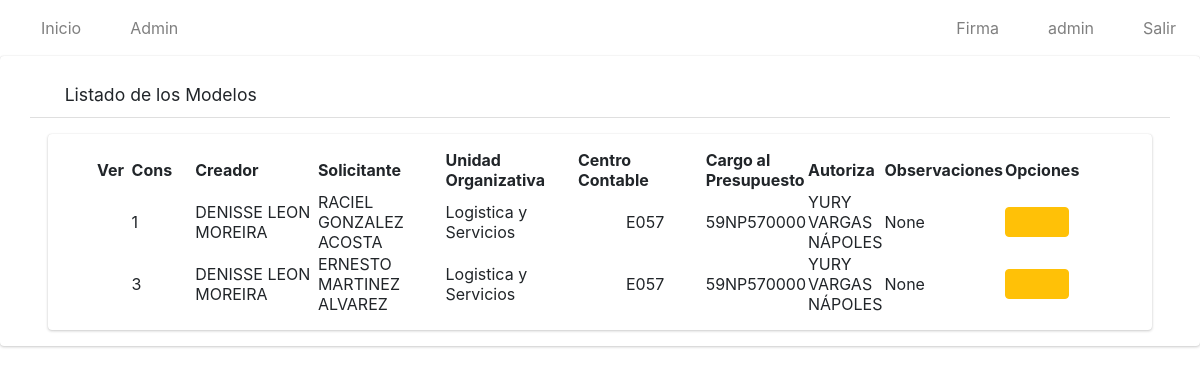
The page /index/listar/modelos/archivados/ (signed in) on the database as committed earlier.
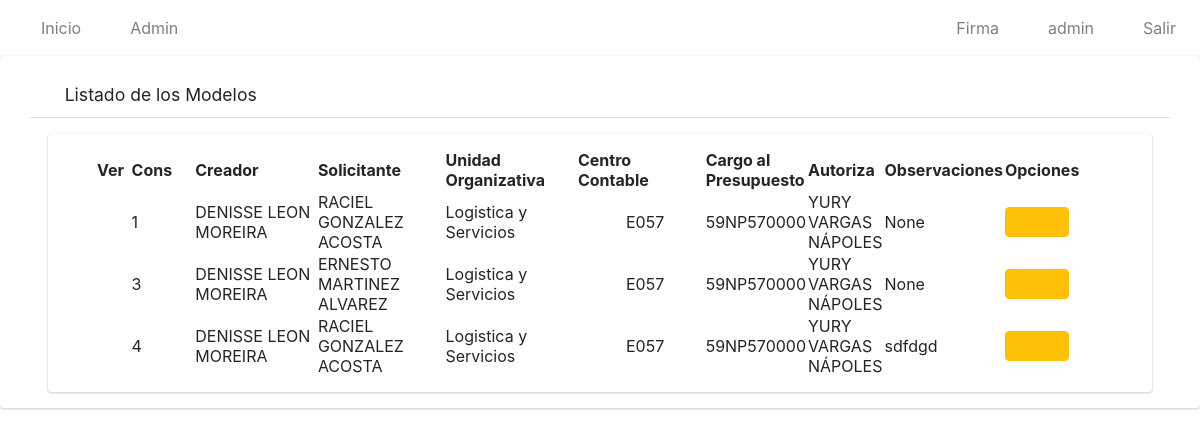
The same page on the database as committed later.
### app/models.py (models this page shows, shortened)
class Modelo(models.Model):
    nombre=models.CharField(max_length=50)
    solicitante=models.CharField(max_length=50)
    unidad_organizativa=models.CharField(max_length=100)
    c_contable=models.CharField(max_length=4)
    consec=models.IntegerField()
    solicitudes=models.ManyToManyField(Solicitud)
    parleg=models.CharField(max_length=200, blank=True, null=True)
    autoriza=models.CharField(max_length=50)
    cargo_presupuesto=models.CharField(max_length=20)
    observaciones = models.CharField(max_length=500, blank=True, null=True)
    estado=models.CharField(max_length=10)
    cargo_autoriza=models.CharField(max_length=100)
    dependencia_autoriza=models.CharField(max_length=100)
    cargo_solicita=models.CharField(max_length=100)
    area_trabajo_solicita=models.CharField(max_length=100)
    labor=models.CharField(max_length=500, blank=True, null=True)

### app/views.py (the view)
# urls.py: path('listar/modelos/archivados/', ModeloArchivedListView.as_view(), name='listarModArch'),
class ModeloArchivedListView(ListView):
    model = Modelo
    template_name = 'modelos/listarArchivados.html'
    @method_decorator(login_required)
    def dispatch(self, request, *args, **kwargs):
        return super().dispatch(request,*args,** kwargs)
    def get_context_data(self, **kwargs):
        context = super().get_context_data(**kwargs)
        lista_solicitantes=[]
        modelos=Modelo.objects.all()
        pos=0
        context['title'] = "Listado de Solicitudes"
        context['solicitantes'] = lista_solicitantes
        context['object_list'] = Modelo.objects.all().filter(estado="archivado")
        return context

### app/templates/modelos/listarArchivados.html
{% extends 'base.html' %}
{% load static %}
{% block content %}
    <div class=" card card-default">
        <div class="card-header px-3 mb-3 mt-3 container">
            <h3 class="card-title">
            <i class="fas fa-search"></i>
                Listado de los Modelos
            </h3>
            </div>
        <div class="card card-body content-header mx-5 px-5">
            <table id="myTable" class="display" style="width: 100%;">
                <thead>
                    <tr>
                        <th>Ver</th>
                        <th style="width: 2cm">Cons</th>
                        <th>Creador</th>
                        <th>Solicitante</th>
                        <th>Unidad Organizativa</th>
                        <th>Centro Contable</th>
                        <th>Cargo al Presupuesto</th>
                        <th>Autoriza</th>
                        <th>Observaciones</th>
                        <th style="width: 3cm">Opciones</th>
                    </tr>
                </thead>
                <tbody>
                    {% for i in object_list %}
                    <tr>
                        <td style="width: 1cm"></td>
                        <td style="width: 20px;">{{i.consec}}</td>
                        <td style="width: 150px;">{{i.nombre}}</td>
                        <td style="width: 150px;">{{i.solicitante}}</td>
                        <td style="width: 150px;">{{i.unidad_organizativa}}</td>
                        <td style="width: 150px;"><div class="pl-5">{{i.c_contable}}</div></td>
                        <td>{{i.cargo_presupuesto}}</td>
                        <td>{{i.autoriza}}</td>
                        <td>{{i.observaciones}}</td>
                        <td>
                {% if perms.app.view_modelo %}
                <a href="{% url 'solicitudModel' i.id%}" type="button" class="btn btn-warning">
                    <i class="fas fa-eye" style="width: 1cm"></i>
                </a>
                {% endif %}
                        </td>
                    </tr>
                    {% endfor %}
                </tbody>
            </table>
        </div>
    </div>
{% endblock %}

Rows that differ between the two databases and show on the page:
added Modelo: consec "4", nombre "DENISSE LEON MOREIRA", solicitante "RACIEL GONZALEZ ACOSTA", unidad_organizativa "Logistica y Servicios", c_contable "E057", cargo_presupuesto "59NP570000", autoriza "YURY VARGAS NÁPOLES", observaciones "sdfdgd"
